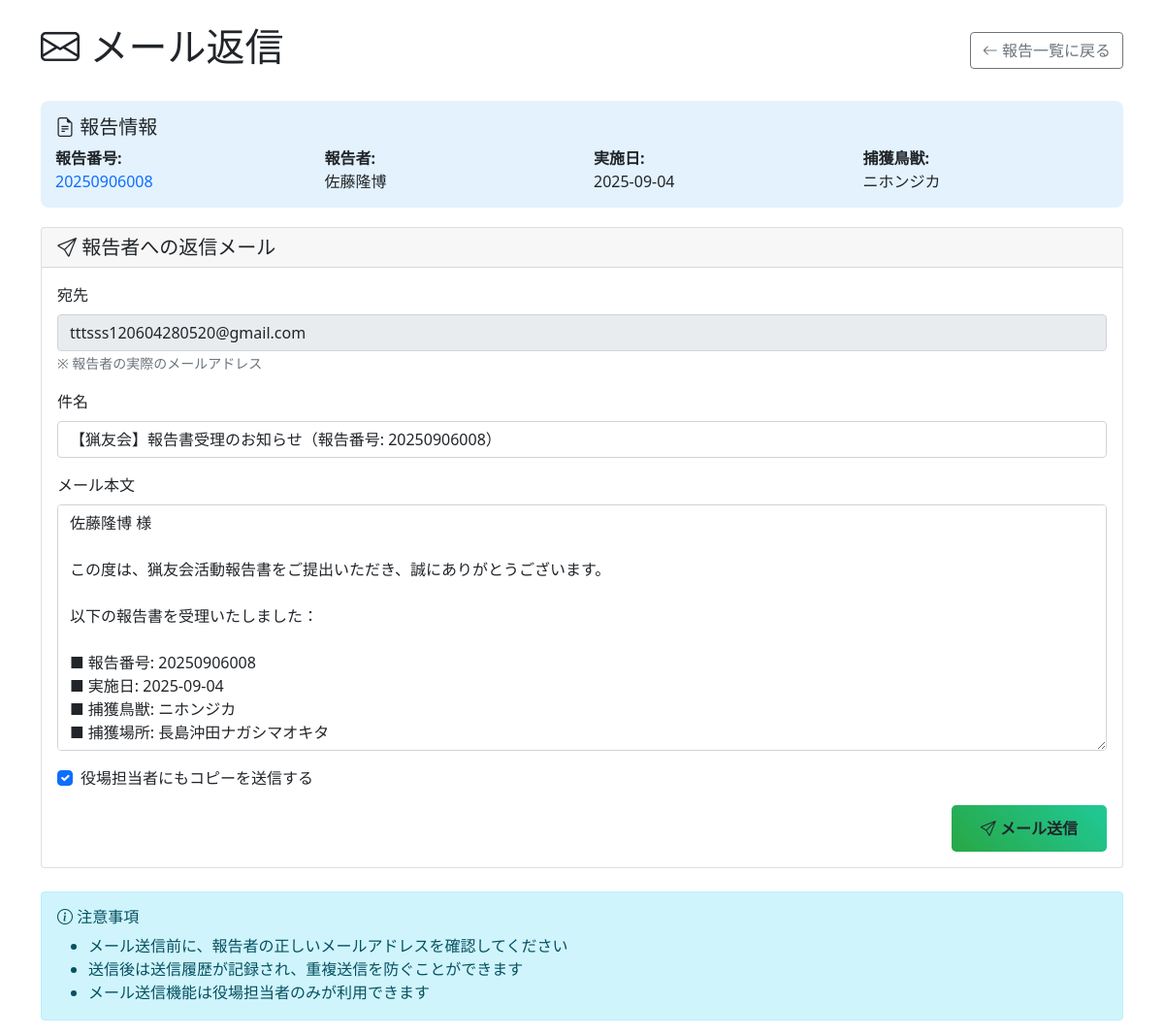
/reports/8/email (signed in), run on the app's committed database.
### app.py (models this page shows, shortened)
class Report(Model):
    reportno = CharField(unique=True)  # 報告番号
    user = CharField()  # ユーザー名（またはID）
    date = CharField()
    start_time = CharField()
    end_time = CharField()
    method = CharField()
    hunter = CharField()
    team_members = CharField(null=True)  # 実施隊従事者（カンマ区切りで保存）
    location = CharField()
    animal = CharField()
    sex = CharField()
    tasks = CharField()  # カンマ区切りで保存
    tail_submitted = CharField()  # "yes" or "no"
    email_sent = BooleanField(default=False)  # メール送信済みフラグ
    email_sent_date = CharField(null=True)  # メール送信日時
    email_sent_by = CharField(null=True)  # メール送信者
    photo_upload_date = CharField(null=True)  # 写真アップロード日時
    class Meta:
        database = db

class User(Model):
    name = CharField(unique=True)
    email = CharField()
    password_hash = CharField()
    role = CharField(default="reporter")  # reporter / editor / admin
    created_at = CharField(null=True)  # 作成日時
    class Meta:
        database = db

### app.py (the view)
@app.route("/reports/<int:report_id>/email")
def email_reply_form(report_id):
    if "user_id" not in session:
        return redirect("/login")
    user = User.get_by_id(session["user_id"])
    if user.role != "admin":
        return "アクセス権限がありません", 403
    try:
        report = Report.get_by_id(report_id)
        try:
            report_user = User.get(User.name == report.user)
            recipient_email = report_user.email
        except User.DoesNotExist:
            recipient_email = f"{report.user}@gmail.com"
        email_template = f"""{report.user} 様

この度は、猟友会活動報告書をご提出いただき、誠にありがとうございます。

以下の報告書を受理いたしました：

■ 報告番号: {report.reportno}
■ 実施日: {report.date}
■ 捕獲鳥獣: {report.animal}
■ 捕獲場所: {report.location}

報告書の内容を確認させていただき、適切に処理いたします。
今後とも猟友会活動にご協力のほど、よろしくお願いいたします。

---
{user.name}
役場担当者"""
        return render_template(
            "email_reply.html",
            report=report,
            current_user=user,
            email_template=email_template,
            recipient_email=recipient_email,
        )
    except Report.DoesNotExist:
        return "報告が見つかりません", 404

### templates/email_reply.html (shortened to what this page needs)
<!DOCTYPE html>
<html lang="ja">
<head>
    <link href="https://cdn.jsdelivr.net/npm/bootstrap@5.1.3/dist/css/bootstrap.min.css" rel="stylesheet">
    <link href="https://cdn.jsdelivr.net/npm/bootstrap-icons@1.7.2/font/bootstrap-icons.css" rel="stylesheet">
</head>
<body>
    <div class="container mt-4">
        <div class="d-flex justify-content-between align-items-center mb-4">
            <h1><i class="bi bi-envelope"></i> メール返信</h1>
            <a href="/reports" class="btn btn-outline-secondary">
                <i class="bi bi-arrow-left"></i> 報告一覧に戻る
            </a>
        </div>
        <div class="report-info">
            <h5><i class="bi bi-file-earmark-text"></i> 報告情報</h5>
            <div class="row">
                <div class="col-md-3">
                    <strong>報告番号:</strong><br>
                    <span class="text-primary">{{ report.reportno }}</span>
                </div>
                <div class="col-md-3">
                    <strong>報告者:</strong><br>
                    {{ report.user }}
                </div>
                <div class="col-md-3">
                    <strong>実施日:</strong><br>
                    {{ report.date }}
                </div>
                <div class="col-md-3">
                    <strong>捕獲鳥獣:</strong><br>
                    {{ report.animal }}
                </div>
            </div>
        </div>
        <div class="card">
            <div class="card-header">
                <h5 class="mb-0">
                    <i class="bi bi-send"></i> 報告者への返信メール
                </h5>
            </div>
            <div class="card-body">
                <form method="POST" action="/reports/{{ report.id }}/email">
                    <div class="mb-3">
                        <label class="form-label">宛先</label>
                        <input type="email" class="form-control" value="{{ recipient_email }}" readonly>
                        <small class="text-muted">※ 報告者の実際のメールアドレス</small>
                    </div>
                    <div class="mb-3">
                        <label class="form-label">件名</label>
                        <input type="text" name="subject" class="form-control" value="【猟友会】報告書受理のお知らせ（報告番号: {{ report.reportno }}）" required>
                    </div>
                    <div class="mb-3">
                        <label class="form-label">メール本文</label>
                        <textarea name="body" class="form-control" rows="10" required>{{ email_template }}</textarea>
                    </div>
                    <div class="mb-3">
                        <div class="form-check">
                            <input class="form-check-input" type="checkbox" name="send_copy" id="send_copy" checked>
                            <label class="form-check-label" for="send_copy">
                                役場担当者にもコピーを送信する
                            </label>
                        </div>
                    </div>
                    <div class="d-grid gap-2 d-md-flex justify-content-md-end">
                        <button type="submit" class="btn btn-send btn-lg">
                            <i class="bi bi-send"></i> メール送信
                        </button>
                    </div>
                </form>
            </div>
        </div>
        <div class="alert alert-info mt-4">
            <h6><i class="bi bi-info-circle"></i> 注意事項</h6>
            <ul class="mb-0">
                <li>メール送信前に、報告者の正しいメールアドレスを確認してください</li>
                <li>送信後は送信履歴が記録され、重複送信を防ぐことができます</li>
                <li>メール送信機能は役場担当者のみが利用できます</li>
            </ul>
        </div>
    </div>
</body>
</html>

### templates/email_reply.html (style rules this page uses)
.report-info { background: #e3f2fd; border-radius: 8px; padding: 15px; margin-bottom: 20px; }
.btn-send { background: linear-gradient(45deg, #28a745, #20c997); border: none; padding: 12px 30px; font-size: 16px; font-weight: 600; }

### data on the page
Report: reportno "20250906008", user "佐藤隆博", date "2025-09-04", animal "ニホンジカ", subject "【猟友会】報告書受理のお知らせ（報告番号: 20250906008）"
User: email "tttsss120604280520@gmail.com"
